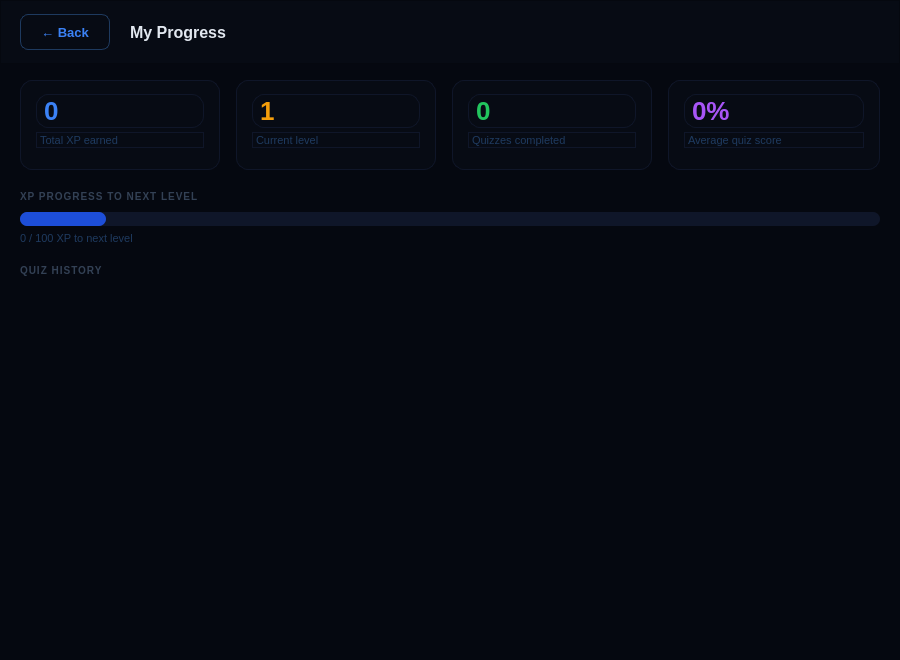
<?xml version="1.0" encoding="UTF-8"?>
<ui version="4.0">
 <class>progresswindow</class>
 <widget class="QWidget" name="progresswindow">
  <property name="geometry">
   <rect><x>0</x><y>0</y><width>900</width><height>660</height></rect>
  </property>
  <property name="windowTitle"><string>Langora — My Progress</string></property>
  <property name="styleSheet">
   <string notr="true">QWidget#progresswindow { background-color: #050810; }</string>
  </property>

  <!-- TOP BAR -->
  <widget class="QFrame" name="topbar">
   <property name="geometry"><rect><x>0</x><y>0</y><width>900</width><height>64</height></rect></property>
   <property name="styleSheet">
    <string notr="true">QFrame#topbar { background-color: #070b14; border-bottom: 1px solid #0f1629; }</string>
   </property>
   <property name="frameShape"><enum>QFrame::Shape::StyledPanel</enum></property>

   <widget class="QPushButton" name="pushButton_back">
    <property name="geometry"><rect><x>20</x><y>14</y><width>90</width><height>36</height></rect></property>
    <property name="styleSheet">
     <string notr="true">
QPushButton { background: transparent; color: #3b82f6; border: 1px solid #1e3a5f; border-radius: 8px; font-size: 13px; font-weight: bold; }
QPushButton:hover { background: #070f24; border-color: #1d4ed8; }
     </string>
    </property>
    <property name="text"><string>← Back</string></property>
   </widget>

   <widget class="QLabel" name="label_title">
    <property name="geometry"><rect><x>130</x><y>14</y><width>300</width><height>36</height></rect></property>
    <property name="styleSheet"><string notr="true">QLabel { color: #e2e8f0; font-size: 16px; font-weight: bold; background: transparent; }</string></property>
    <property name="text"><string>My Progress</string></property>
   </widget>
  </widget>

  <!-- STATS CARDS ROW -->
  <!-- Total XP -->
  <widget class="QFrame" name="card_xp">
   <property name="geometry"><rect><x>20</x><y>80</y><width>200</width><height>90</height></rect></property>
   <property name="styleSheet"><string notr="true">QFrame { background: #070b14; border: 1px solid #0f1629; border-radius: 12px; }</string></property>
   <widget class="QLabel" name="label_xp_val">
    <property name="geometry"><rect><x>16</x><y>14</y><width>168</width><height>34</height></rect></property>
    <property name="styleSheet"><string notr="true">QLabel { color: #3b82f6; font-size: 26px; font-weight: bold; background: transparent; }</string></property>
    <property name="text"><string>0</string></property>
   </widget>
   <widget class="QLabel" name="label_xp_lbl">
    <property name="geometry"><rect><x>16</x><y>52</y><width>168</width><height>16</height></rect></property>
    <property name="styleSheet"><string notr="true">QLabel { color: #1e3a5f; font-size: 11px; background: transparent; }</string></property>
    <property name="text"><string>Total XP earned</string></property>
   </widget>
  </widget>

  <!-- Level -->
  <widget class="QFrame" name="card_level">
   <property name="geometry"><rect><x>236</x><y>80</y><width>200</width><height>90</height></rect></property>
   <property name="styleSheet"><string notr="true">QFrame { background: #070b14; border: 1px solid #0f1629; border-radius: 12px; }</string></property>
   <widget class="QLabel" name="label_level_val">
    <property name="geometry"><rect><x>16</x><y>14</y><width>168</width><height>34</height></rect></property>
    <property name="styleSheet"><string notr="true">QLabel { color: #f59e0b; font-size: 26px; font-weight: bold; background: transparent; }</string></property>
    <property name="text"><string>1</string></property>
   </widget>
   <widget class="QLabel" name="label_level_lbl">
    <property name="geometry"><rect><x>16</x><y>52</y><width>168</width><height>16</height></rect></property>
    <property name="styleSheet"><string notr="true">QLabel { color: #1e3a5f; font-size: 11px; background: transparent; }</string></property>
    <property name="text"><string>Current level</string></property>
   </widget>
  </widget>

  <!-- Quizzes done -->
  <widget class="QFrame" name="card_quizzes">
   <property name="geometry"><rect><x>452</x><y>80</y><width>200</width><height>90</height></rect></property>
   <property name="styleSheet"><string notr="true">QFrame { background: #070b14; border: 1px solid #0f1629; border-radius: 12px; }</string></property>
   <widget class="QLabel" name="label_quizzes_val">
    <property name="geometry"><rect><x>16</x><y>14</y><width>168</width><height>34</height></rect></property>
    <property name="styleSheet"><string notr="true">QLabel { color: #22c55e; font-size: 26px; font-weight: bold; background: transparent; }</string></property>
    <property name="text"><string>0</string></property>
   </widget>
   <widget class="QLabel" name="label_quizzes_lbl">
    <property name="geometry"><rect><x>16</x><y>52</y><width>168</width><height>16</height></rect></property>
    <property name="styleSheet"><string notr="true">QLabel { color: #1e3a5f; font-size: 11px; background: transparent; }</string></property>
    <property name="text"><string>Quizzes completed</string></property>
   </widget>
  </widget>

  <!-- Avg score -->
  <widget class="QFrame" name="card_avg">
   <property name="geometry"><rect><x>668</x><y>80</y><width>212</width><height>90</height></rect></property>
   <property name="styleSheet"><string notr="true">QFrame { background: #070b14; border: 1px solid #0f1629; border-radius: 12px; }</string></property>
   <widget class="QLabel" name="label_avg_val">
    <property name="geometry"><rect><x>16</x><y>14</y><width>180</width><height>34</height></rect></property>
    <property name="styleSheet"><string notr="true">QLabel { color: #a855f7; font-size: 26px; font-weight: bold; background: transparent; }</string></property>
    <property name="text"><string>0%</string></property>
   </widget>
   <widget class="QLabel" name="label_avg_lbl">
    <property name="geometry"><rect><x>16</x><y>52</y><width>180</width><height>16</height></rect></property>
    <property name="styleSheet"><string notr="true">QLabel { color: #1e3a5f; font-size: 11px; background: transparent; }</string></property>
    <property name="text"><string>Average quiz score</string></property>
   </widget>
  </widget>

  <!-- XP PROGRESS BAR section -->
  <widget class="QLabel" name="label_xp_section">
   <property name="geometry"><rect><x>20</x><y>188</y><width>860</width><height>16</height></rect></property>
   <property name="styleSheet"><string notr="true">QLabel { color: #334155; font-size: 10px; font-weight: bold; letter-spacing: 1px; background: transparent; }</string></property>
   <property name="text"><string>XP PROGRESS TO NEXT LEVEL</string></property>
  </widget>

  <widget class="QFrame" name="xp_bar_bg">
   <property name="geometry"><rect><x>20</x><y>212</y><width>860</width><height>14</height></rect></property>
   <property name="styleSheet"><string notr="true">QFrame { background: #0f1629; border-radius: 7px; border: none; }</string></property>
  </widget>

  <widget class="QFrame" name="xp_bar_fill">
   <property name="geometry"><rect><x>20</x><y>212</y><width>86</width><height>14</height></rect></property>
   <property name="styleSheet"><string notr="true">QFrame { background: #1d4ed8; border-radius: 7px; border: none; }</string></property>
  </widget>

  <widget class="QLabel" name="label_xp_bar_text">
   <property name="geometry"><rect><x>20</x><y>230</y><width>860</width><height>16</height></rect></property>
   <property name="styleSheet"><string notr="true">QLabel { color: #1e3a5f; font-size: 11px; background: transparent; }</string></property>
   <property name="text"><string>0 / 100 XP to next level</string></property>
  </widget>

  <!-- HISTORY SECTION -->
  <widget class="QLabel" name="label_history_section">
   <property name="geometry"><rect><x>20</x><y>262</y><width>860</width><height>16</height></rect></property>
   <property name="styleSheet"><string notr="true">QLabel { color: #334155; font-size: 10px; font-weight: bold; letter-spacing: 1px; background: transparent; }</string></property>
   <property name="text"><string>QUIZ HISTORY</string></property>
  </widget>

  <!-- Scroll area for history cards -->
  <widget class="QScrollArea" name="scrollArea">
   <property name="geometry"><rect><x>0</x><y>286</y><width>900</width><height>374</height></rect></property>
   <property name="styleSheet">
    <string notr="true">
QScrollArea { background: #050810; border: none; }
QScrollBar:vertical { background: #070b14; width: 6px; border-radius: 3px; }
QScrollBar::handle:vertical { background: #0f1629; border-radius: 3px; min-height: 20px; }
QScrollBar::handle:vertical:hover { background: #1d4ed8; }
QScrollBar::add-line:vertical, QScrollBar::sub-line:vertical { height: 0px; }
    </string>
   </property>
   <property name="widgetResizable"><bool>true</bool></property>
   <property name="frameShape"><enum>QFrame::Shape::NoFrame</enum></property>
   <widget class="QWidget" name="scrollContents">
    <property name="geometry"><rect><x>0</x><y>0</y><width>898</width><height>372</height></rect></property>
    <property name="styleSheet"><string notr="true">QWidget { background: #050810; }</string></property>
   </widget>
  </widget>

 </widget>
 <resources/>
 <connections/>
</ui>
